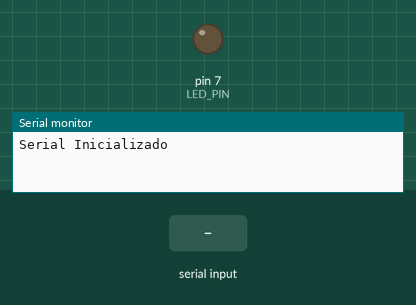
This sketch was run on a simulated Arduino Uno, built with avr-gcc and run on an emulated ATmega328P. Parts: output pins drawn as LEDs (lit = HIGH), the last lines printed to the serial monitor. The inputs (shaded band) are chosen by the test bench.

Above: at 1.2 s.
1.3 s: "1" received over the second serial link
At 2.7 s:
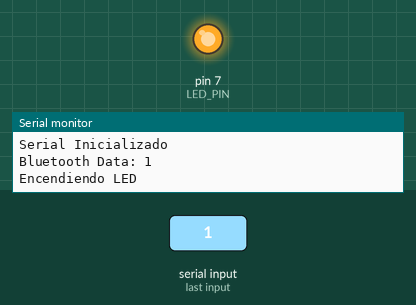
3.8 s: "0" received over the second serial link
At 6.3 s:
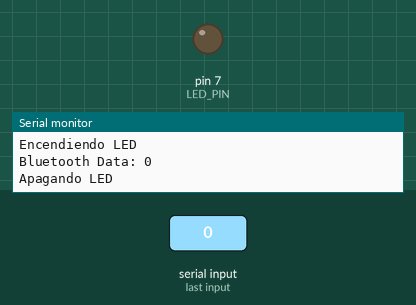
Timing chart, 0 to 7.8 s (numbered marks = the images above; inputs shaded):
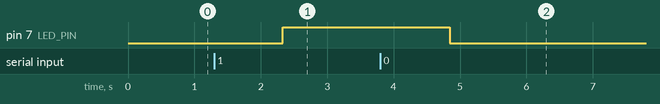

Measured:
- after the input at 1.3 s, pin 7 (LED_PIN): LOW → HIGH after 1.0 s
- after the input at 3.8 s, pin 7 (LED_PIN): HIGH → LOW after 1.0 s

The sketch:

BT-Led-Control.ino.ino
```cpp
#include <SoftwareSerial.h>

#define LED_PIN 7
SoftwareSerial Bluetooth(0, 1);  // Arduino(RX, TX) - Bluetooth (TX, RX)

String dataIn = "";

void setup() {
  Serial.begin(38400);
  Serial.println("Serial Inicializado");
  Bluetooth.begin(38400);  // Default baud rate of the Bluetooth module

  pinMode(LED_PIN, OUTPUT);
}

void loop() {
  if (Bluetooth.available() > 0) {
    dataIn = Bluetooth.readString();
    Serial.print("Bluetooth Data: ");
    Serial.println(dataIn);
    delay(20);
    if (dataIn.startsWith("1")) {
      delay(10);
      Serial.println("Encendiendo LED");
      digitalWrite(LED_PIN, HIGH);


    } else if (dataIn.startsWith("0")) {
      delay(10);
      Serial.println("Apagando LED");
      digitalWrite(LED_PIN, LOW);
    }
  }

  delay(20);
}
```
